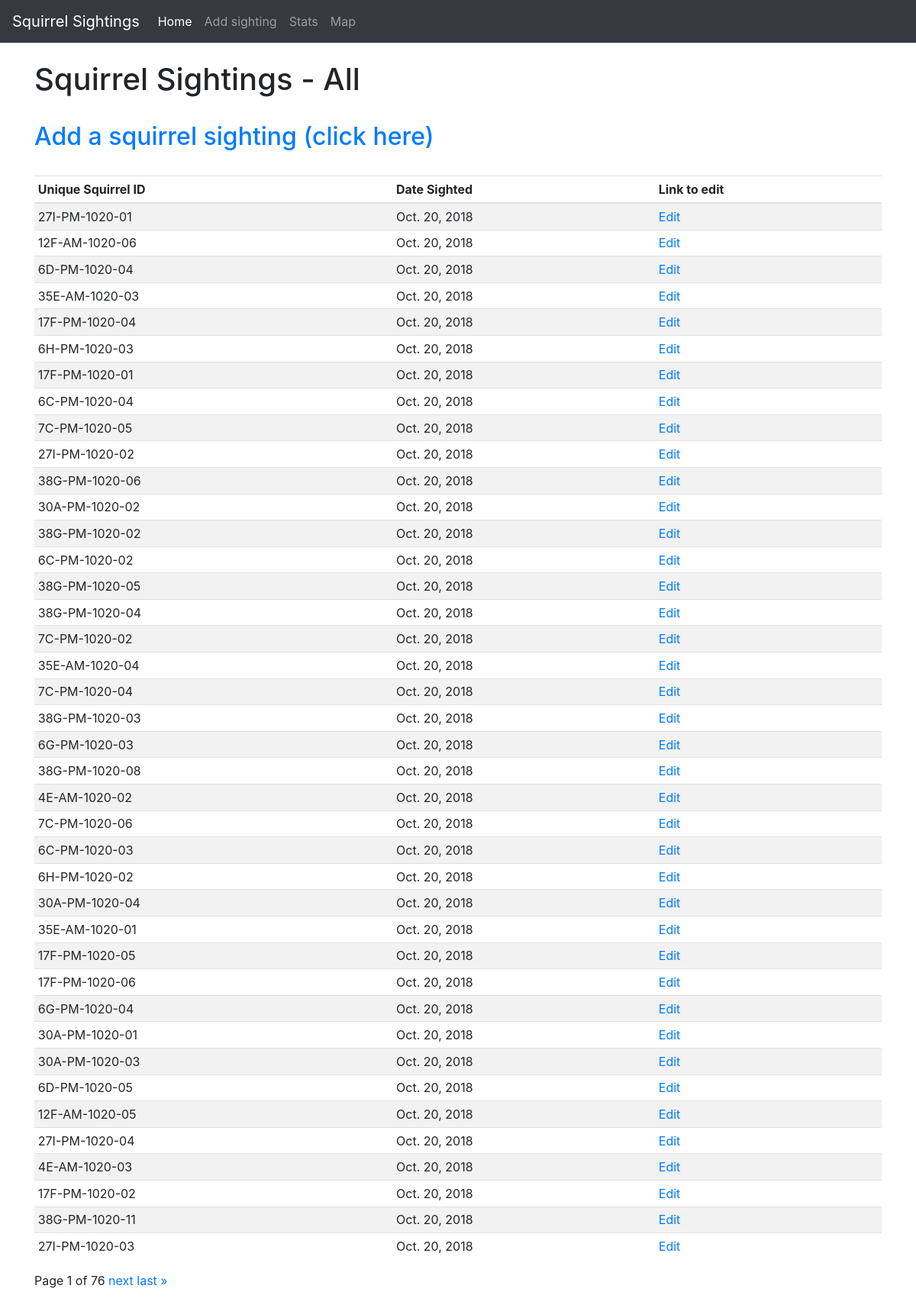
The page /sightings on the database its author committed.
### tracker/models.py (models this page shows, shortened)
class Sighting(models.Model):
    latitude = models.DecimalField(max_digits=35, decimal_places=25)
    longitude = models.DecimalField(max_digits=35, decimal_places=25)
    unique_squirrel_id = models.SlugField(
        max_length=50,
        blank=True,
        default='',
     )
    AM = 'AM'
    PM = 'PM'
    SHIFT_CHOICES = (
        (AM, 'AM'),
        (PM, 'PM'),
     )
    shift = models.CharField(
            help_text=_('Time of sighting'),
            max_length=2,
            choices=SHIFT_CHOICES,
            blank=True,
            default='',
            )
    date = models.DateField('date sighted')
    ADULT = 'Adult'
    JUVENILE = 'Juvenile'
    AGE_CHOICES = (
        (ADULT, 'Adult'),
        (JUVENILE, 'Juvenile'),
     )
    age = models.CharField(
            help_text=_('Age of squirrel'),
            max_length=10,
            choices=AGE_CHOICES,
            blank=True,
            default='',
            )
    GRAY = 'Gray'
    CINNAMON = 'Cinnamon'
    BLACK = 'Black'
    PRIMARY_FUR_COLOR_CHOICES = (
        (GRAY, 'Gray'),
        (CINNAMON, 'Cinnamon'),
        (BLACK, 'Black'),
     )
    primary_fur_color = models.CharField(
        help_text=_('Fur color of squirrel'),
        max_length=20,
        choices=PRIMARY_FUR_COLOR_CHOICES,
        blank=True,
        default = '',
     )
    GROUND_PLANE = 'Ground Plane'
    ABOVE_GROUND = 'Above Ground'
    LOCATION_CHOICES = (
        (GROUND_PLANE, 'Ground Plane'),
        (ABOVE_GROUND, 'Above Ground'),
     )
    location = models.CharField(
        help_text=_('Location of where the squirrel was when first sighted'),
        max_length=20,
        choices=LOCATION_CHOICES,
        blank=True,
        default = '',
     )
    specific_location = models.CharField(
        max_length=255,
        blank=True,
        default = '',
     )
    running = models.BooleanField(null=True)
    chasing = models.BooleanField(null=True)
    climbing = models.BooleanField(null=True)
    eating = models.BooleanField(null=True)
    foraging = models.BooleanField(null=True)
    other_activities = models.TextField(
        blank=True,
        default='',
     )
    kuks = models.BooleanField(null=True)
    quaas = models.BooleanField(null=True)
    moans = models.BooleanField(null=True)
    tail_flags = models.BooleanField(null=True)
    tail_twitches = models.BooleanField(null=True)
    approaches = models.BooleanField(null=True)
    indifferent = models.BooleanField(null=True)
    runs_from = models.BooleanField(null=True)
    class Meta:
        get_latest_by = ['date']

### tracker/views.py (the view)
# urls.py: path('sightings', views.SightingIndexView.as_view(), name='index'),
class SightingIndexView(generic.ListView):
    model = Sighting
    paginate_by = 40
    context_object_name = 'sightings'  # Default: object_list
    template_name = "tracker/index.html" # Default: <app_label>/<model_name>_list.html
    def get_queryset(self):
        queryset = super().get_queryset()
        return queryset.order_by('-date')

### tracker/templates/tracker/index.html (shortened to what this page needs)
<!doctype html>
<html lang="en">
  <head>
    <link rel="stylesheet" href="https://stackpath.bootstrapcdn.com/bootstrap/4.4.1/css/bootstrap.min.css">
  </head>
  <body>
    <nav class="navbar navbar-expand-md navbar-dark bg-dark default">
  <a class="navbar-brand">Squirrel Sightings</a>
  <div class="collapse navbar-collapse" id="navbarsExampleDefault">
    <ul class="navbar-nav mr-auto">
      <li class="nav-item">
        <a class="nav-link active" href="{% url 'tracker:index' %}">Home</a>
      </li>
	  <li class="nav-item">
        <a class="nav-link" href="{% url 'tracker:add' %}">Add sighting <span class="sr-only">(current)</span></a>
      </li>
      <li class="nav-item">
        <a class="nav-link" href="{% url 'tracker:stats' %}">Stats</a>
      </li>
      <li class="nav-item">
        <a class="nav-link" href="{% url 'tracker:map' %}">Map</a>
      </li>
    </ul>
  </div>
</nav>
  <main role="main" class="container">
	<div class="starter-template">
	<br>
	<h1>Squirrel Sightings - All</h1>
	<br>
 	 <h2><a href="{% url 'tracker:add' %}">Add a squirrel sighting (click here)</a></h2>
	<br>
  <table class="table table-sm table-striped">
  <thead>
    <tr>
      <th scope="col">Unique Squirrel ID</th>
      <th scope="col">Date Sighted</th>
      <th scope="col">Link to edit</th>
    </tr>
  </thead>
  <tbody>
	{% for sighting in sightings %}
	<tr>
      <td>{{sighting.unique_squirrel_id}}</td>
      <td>{{sighting.date}}</td>
      <td><a href="{% url 'tracker:update' sighting.unique_squirrel_id %}">Edit</a></td>
    </tr>
	{% endfor %}
  </tbody>
</table>
		<div class="pagination">
			<span class="step-links">
				<span class="current">
					Page {{ page_obj.number }} of {{ page_obj.paginator.num_pages }}
				</span>
				{% if page_obj.has_next %}
					<a href="?page={{ page_obj.next_page_number }}">next</a>
					<a href="?page={{ page_obj.paginator.num_pages }}">last &raquo;</a>
				{% endif %}
			</span>
		</div>
	<br>
	</div>
	</main>
  </body>
</html>

### rows shown on the page
Sighting: unique_squirrel_id "27I-PM-1020-01", date "Oct. 20, 2018"
Sighting: unique_squirrel_id "12F-AM-1020-06", date "Oct. 20, 2018"
Sighting: unique_squirrel_id "6D-PM-1020-04", date "Oct. 20, 2018"
Sighting: unique_squirrel_id "35E-AM-1020-03", date "Oct. 20, 2018"
Sighting: unique_squirrel_id "17F-PM-1020-04", date "Oct. 20, 2018"
Sighting: unique_squirrel_id "6H-PM-1020-03", date "Oct. 20, 2018"
Sighting: unique_squirrel_id "17F-PM-1020-01", date "Oct. 20, 2018"
Sighting: unique_squirrel_id "6C-PM-1020-04", date "Oct. 20, 2018"
Sighting: unique_squirrel_id "7C-PM-1020-05", date "Oct. 20, 2018"
Sighting: unique_squirrel_id "27I-PM-1020-02", date "Oct. 20, 2018"
Sighting: unique_squirrel_id "38G-PM-1020-06", date "Oct. 20, 2018"
Sighting: unique_squirrel_id "30A-PM-1020-02", date "Oct. 20, 2018"
Sighting: unique_squirrel_id "38G-PM-1020-02", date "Oct. 20, 2018"
Sighting: unique_squirrel_id "6C-PM-1020-02", date "Oct. 20, 2018"
Sighting: unique_squirrel_id "38G-PM-1020-05", date "Oct. 20, 2018"
Sighting: unique_squirrel_id "38G-PM-1020-04", date "Oct. 20, 2018"
Sighting: unique_squirrel_id "7C-PM-1020-02", date "Oct. 20, 2018"
Sighting: unique_squirrel_id "35E-AM-1020-04", date "Oct. 20, 2018"
Sighting: unique_squirrel_id "7C-PM-1020-04", date "Oct. 20, 2018"
Sighting: unique_squirrel_id "38G-PM-1020-03", date "Oct. 20, 2018"
Sighting: unique_squirrel_id "6G-PM-1020-03", date "Oct. 20, 2018"
Sighting: unique_squirrel_id "38G-PM-1020-08", date "Oct. 20, 2018"
Sighting: unique_squirrel_id "4E-AM-1020-02", date "Oct. 20, 2018"
Sighting: unique_squirrel_id "7C-PM-1020-06", date "Oct. 20, 2018"
Sighting: unique_squirrel_id "6C-PM-1020-03", date "Oct. 20, 2018"
Sighting: unique_squirrel_id "6H-PM-1020-02", date "Oct. 20, 2018"
Sighting: unique_squirrel_id "30A-PM-1020-04", date "Oct. 20, 2018"
Sighting: unique_squirrel_id "35E-AM-1020-01", date "Oct. 20, 2018"
Sighting: unique_squirrel_id "17F-PM-1020-05", date "Oct. 20, 2018"
Sighting: unique_squirrel_id "17F-PM-1020-06", date "Oct. 20, 2018"
Sighting: unique_squirrel_id "6G-PM-1020-04", date "Oct. 20, 2018"
Sighting: unique_squirrel_id "30A-PM-1020-01", date "Oct. 20, 2018"
Sighting: unique_squirrel_id "30A-PM-1020-03", date "Oct. 20, 2018"
Sighting: unique_squirrel_id "6D-PM-1020-05", date "Oct. 20, 2018"
Sighting: unique_squirrel_id "12F-AM-1020-05", date "Oct. 20, 2018"
Sighting: unique_squirrel_id "27I-PM-1020-04", date "Oct. 20, 2018"
Sighting: unique_squirrel_id "4E-AM-1020-03", date "Oct. 20, 2018"
Sighting: unique_squirrel_id "17F-PM-1020-02", date "Oct. 20, 2018"
Sighting: unique_squirrel_id "38G-PM-1020-11", date "Oct. 20, 2018"
Sighting: unique_squirrel_id "27I-PM-1020-03", date "Oct. 20, 2018"

### other values the page prints
{{ page_obj.number }} "1"
{{ page_obj.paginator.num_pages }} "76"
